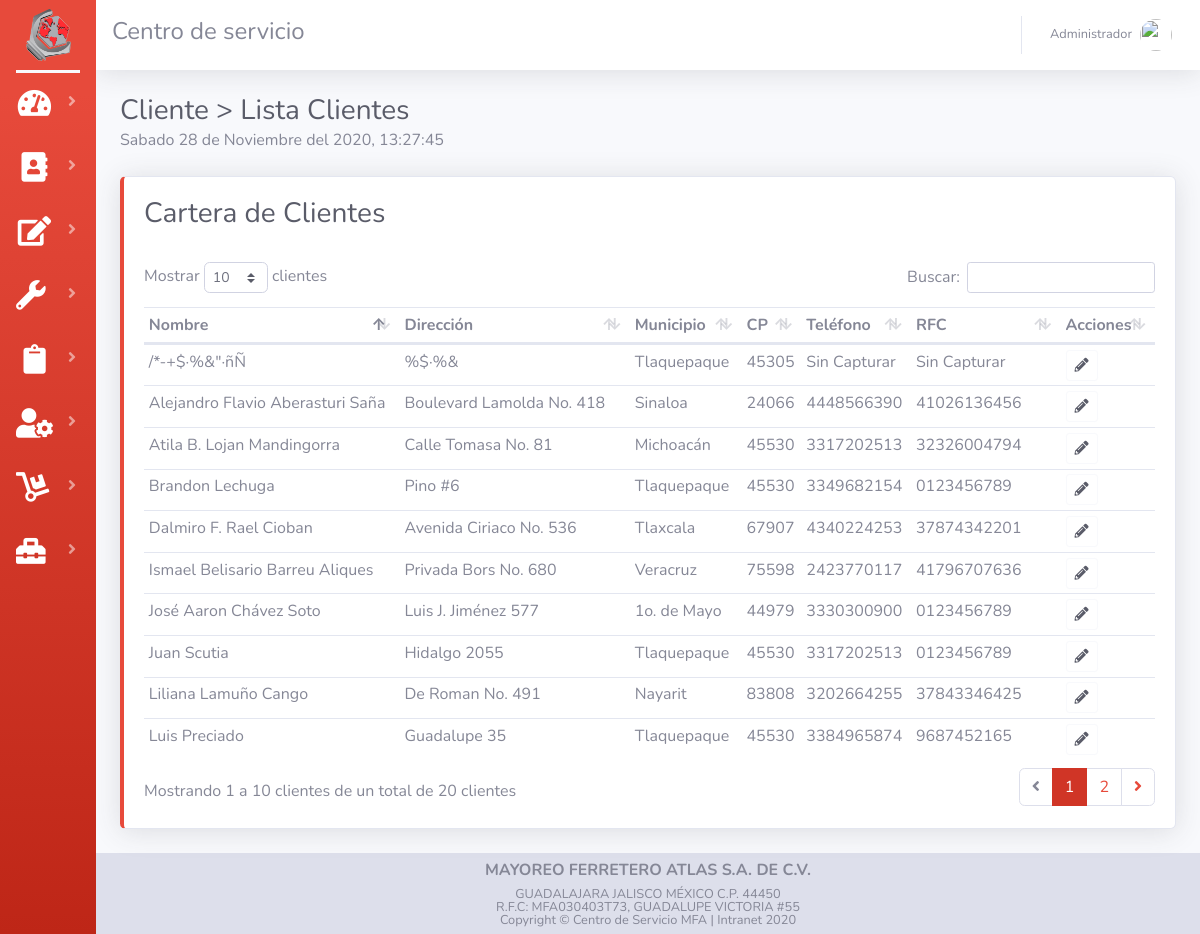
/listaCliente.php (signed in), run on the app's committed database.
### tables this page shows
CREATE TABLE `tab_cliente` (
  `id_cliente` int(11) NOT NULL AUTO_INCREMENT,
  `nom_cliente` varchar(50) NOT NULL,
  `dir_cliente` varchar(70) NOT NULL,
  `mun_cliente` varchar(25) NOT NULL,
  `cp_cliente` int(11) NOT NULL,
  `tel_cliente` varchar(20) NOT NULL,
  `rfc_cliente` varchar(15) NOT NULL,
  `mail_cliente` varchar(50) NOT NULL,
  PRIMARY KEY (`id_cliente`) USING BTREE
);

### listaCliente.php (the view, shortened to what this page needs)
<?php session_start(); include("assets/controler/conexion.php");
?>
<!DOCTYPE html>
<html lang="en">
<head>
    <?php  include("assets/common/header.php");?>
</head>
<body id="page-top">
    <div id="wrapper">
        <?php  include("assets/common/sidebar.php");?>
        <div id="content-wrapper" class="d-flex flex-column">
            <div id="content">
                <?php  include("assets/common/topbar.php");?>
                <div class="container-fluid">
                    <div class="d-sm-flex align-items-center justify-content-between mb-4">
                        <div>
                            <h1 class='h3 mb-0 text-gray-800'>Cliente > Lista Clientes</h1>
                            <div id="reloj" style="text-align: left;">
                            </div>
                        </div>
                    </div>
                    <div class="row">
                        <div class="col">
                            <div class="card border-left-danger shadow ">
                                <div class="card-body">
                                    <h1 class='h3 text-gray-800'>Cartera de Clientes</h1>
                                    <br>
                                    <div class="table-responsive">
                                        <table class="table table-hover table-sm" id="dataTableCliente" width="100%"
                                            cellspacing="0">
                                            <thead>
                                                <tr>
                                                    <th>Nombre</th>
                                                    <th>Dirección</th>
                                                    <th>Municipio</th>
                                                    <th>CP</th>
                                                    <th>Teléfono</th>
                                                    <th>RFC</th>
                                                    <th>Acciones</th>
                                                </tr>
                                            </thead>
                                            <tbody>
                                                <?php
                                        $queryCliente = "SELECT * FROM tab_cliente";
                                        $rsCliente = mysqli_query($con, $queryCliente) or die ("Error de consulta");
                                          while ($Cliente = mysqli_fetch_array($rsCliente)) {
                                            echo "
                                            <tr>
                                                    <td>".$Cliente['nom_cliente']."</td>
                                                    <td>".$Cliente['dir_cliente']."</td>
                                                    <td>".$Cliente['mun_cliente']."</td>
                                                    <td>".$Cliente['cp_cliente']."</td>
                                                    <td>".$Cliente['tel_cliente']."</td>
                                                    <td>".$Cliente['rfc_cliente']."</td>
                                                    <td><button type='button' class='btn btn-outline-light text-dark btn-sm BtnCliente' data-toggle='modal' data-target='#modalCliente'value=".$Cliente['id_cliente'].">
                                                    <i class='fas fa-pencil-alt'></i></button></td>
                                                </tr>
                                            "; } ?>
                                            </tbody>
                                        </table>
                                    </div>
                                </div>
                            </div>
                            <br>
                        </div>
                    </div>
                </div>
            </div>
            <?php  include_once("assets/common/foter.php");?>
        </div>
    </div>
</body>
</html>

### assets/css/code.css (style rules this page uses)
* { margin: 0; padding: 0; box-sizing: border-box; }

### data on the page
tab_cliente: nom_cliente "Brandon Lechuga", dir_cliente "Pino #6", mun_cliente "Tlaquepaque", cp_cliente "45530", tel_cliente "3349682154", rfc_cliente "0123456789", $Cliente['id_cliente'] 1 (drawn)
tab_cliente: nom_cliente "Juan Scutia", dir_cliente "Hidalgo 2055", mun_cliente "Tlaquepaque", cp_cliente "45530", tel_cliente "3317202513", rfc_cliente "0123456789", $Cliente['id_cliente'] 2 (drawn)
tab_cliente: nom_cliente "Luis Preciado", dir_cliente "Guadalupe 35", mun_cliente "Tlaquepaque", cp_cliente "45530", tel_cliente "3384965874", rfc_cliente "9687452165", $Cliente['id_cliente'] 6 (drawn)
tab_cliente: nom_cliente "/*-+$·%&\"·ñÑ", dir_cliente "%$·%&", mun_cliente "Tlaquepaque", cp_cliente "45305", tel_cliente "Sin Capturar", rfc_cliente "Sin Capturar", $Cliente['id_cliente'] 8 (drawn)
tab_cliente: nom_cliente "Ismael Belisario Barreu Aliques", dir_cliente "Privada Bors No. 680", mun_cliente "Veracruz", cp_cliente "75598", tel_cliente "2423770117", rfc_cliente "41796707636", $Cliente['id_cliente'] 9 (drawn)
tab_cliente: nom_cliente "Alejandro Flavio Aberasturi Saña", dir_cliente "Boulevard Lamolda No. 418", mun_cliente "Sinaloa", cp_cliente "24066", tel_cliente "4448566390", rfc_cliente "41026136456", $Cliente['id_cliente'] 13 (drawn)
tab_cliente: nom_cliente "Liliana Lamuño Cango", dir_cliente "De Roman No. 491", mun_cliente "Nayarit", cp_cliente "83808", tel_cliente "3202664255", rfc_cliente "37843346425", $Cliente['id_cliente'] 15 (drawn)
tab_cliente: nom_cliente "Atila B. Lojan Mandingorra", dir_cliente "Calle Tomasa No. 81", mun_cliente "Michoacán", cp_cliente "45530", tel_cliente "3317202513", rfc_cliente "32326004794", $Cliente['id_cliente'] 17 (drawn)
tab_cliente: nom_cliente "Dalmiro F. Rael Cioban", dir_cliente "Avenida Ciriaco No. 536", mun_cliente "Tlaxcala", cp_cliente "67907", tel_cliente "4340224253", rfc_cliente "37874342201", $Cliente['id_cliente'] 19 (drawn)
tab_cliente: nom_cliente "José Aaron Chávez Soto", dir_cliente "Luis J. Jiménez 577", mun_cliente "1o. de Mayo", cp_cliente "44979", tel_cliente "3330300900", rfc_cliente "0123456789", $Cliente['id_cliente'] 20 (drawn)

### other printed values
$_SESSION['name_user'] "Administrador"
